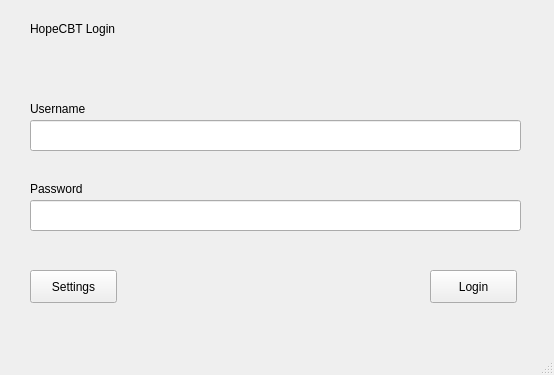
<?xml version="1.0" encoding="UTF-8"?>
<ui version="4.0">
 <class>MainWindow</class>
 <widget class="QMainWindow" name="MainWindow">
  <property name="geometry">
   <rect>
    <x>0</x>
    <y>0</y>
    <width>554</width>
    <height>375</height>
   </rect>
  </property>
  <property name="windowTitle">
   <string>MainWindow</string>
  </property>
  <widget class="QWidget" name="centralwidget">
   <widget class="QLabel" name="label">
    <property name="geometry">
     <rect>
      <x>30</x>
      <y>20</y>
      <width>111</width>
      <height>17</height>
     </rect>
    </property>
    <property name="text">
     <string>HopeCBT Login</string>
    </property>
   </widget>
   <widget class="QLineEdit" name="lineEdit">
    <property name="geometry">
     <rect>
      <x>30</x>
      <y>120</y>
      <width>491</width>
      <height>31</height>
     </rect>
    </property>
   </widget>
   <widget class="QLineEdit" name="lineEdit_2">
    <property name="geometry">
     <rect>
      <x>30</x>
      <y>200</y>
      <width>491</width>
      <height>31</height>
     </rect>
    </property>
   </widget>
   <widget class="QPushButton" name="pushButton">
    <property name="geometry">
     <rect>
      <x>430</x>
      <y>270</y>
      <width>87</width>
      <height>33</height>
     </rect>
    </property>
    <property name="text">
     <string>Login</string>
    </property>
   </widget>
   <widget class="QLabel" name="label_2">
    <property name="geometry">
     <rect>
      <x>30</x>
      <y>100</y>
      <width>111</width>
      <height>17</height>
     </rect>
    </property>
    <property name="text">
     <string>Username</string>
    </property>
   </widget>
   <widget class="QLabel" name="label_3">
    <property name="geometry">
     <rect>
      <x>30</x>
      <y>180</y>
      <width>111</width>
      <height>17</height>
     </rect>
    </property>
    <property name="text">
     <string>Password</string>
    </property>
   </widget>
   <widget class="QPushButton" name="pushButton_2">
    <property name="geometry">
     <rect>
      <x>30</x>
      <y>270</y>
      <width>87</width>
      <height>33</height>
     </rect>
    </property>
    <property name="text">
     <string>Settings</string>
    </property>
   </widget>
  </widget>
  <widget class="QMenuBar" name="menubar">
   <property name="geometry">
    <rect>
     <x>0</x>
     <y>0</y>
     <width>554</width>
     <height>29</height>
    </rect>
   </property>
  </widget>
  <widget class="QStatusBar" name="statusbar"/>
 </widget>
 <resources/>
 <connections/>
</ui>
